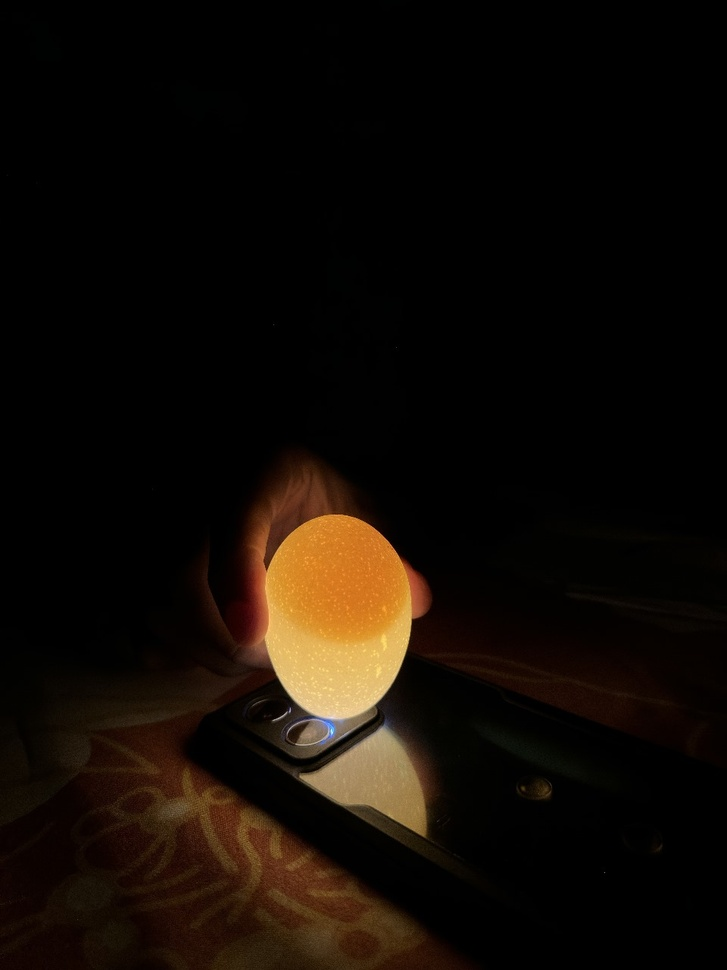
#> input picture eggimg1.jpeg, 727 x 970 px, shrunk from 960 x 1280 before the run, found by its file name
$ python bit_plane.py
#> lines starting #> are read from the running program, lines starting #| are printed output that depends on the picture; after the words box and inside, x2 and y2 are one past the last pixel; in counts of white or black regions, pixels touching at a corner belong together
import cv2
import matplotlib.pyplot as plt
import numpy as np

img = cv2.imread("eggimg1.jpeg", 0)
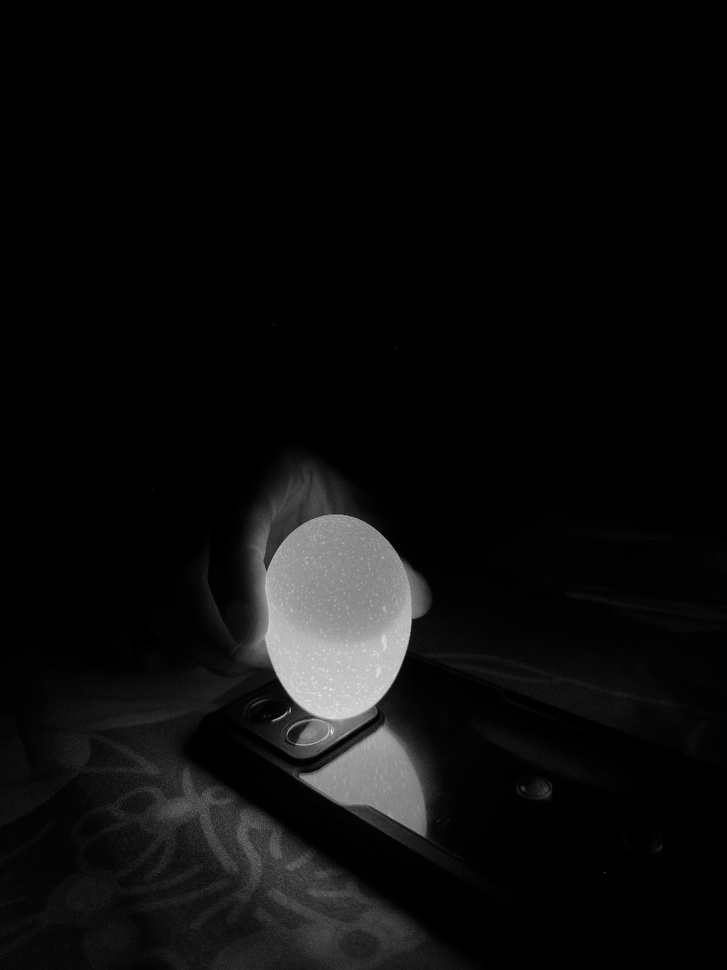
#> img: shape (970, 727); min 0, max 235, mean 12.5
lst = []
for i in range(img.shape[0]):
    for j in range(img.shape[1]):
        lst.append(np.binary_repr(img[i][j], width=8))
#> after the loop, lst = 705190 items

bit_img_8 = (np.array([int(i[0]) for i in lst], dtype=np.uint8) * 128).reshape(img.shape[0], img.shape[1])
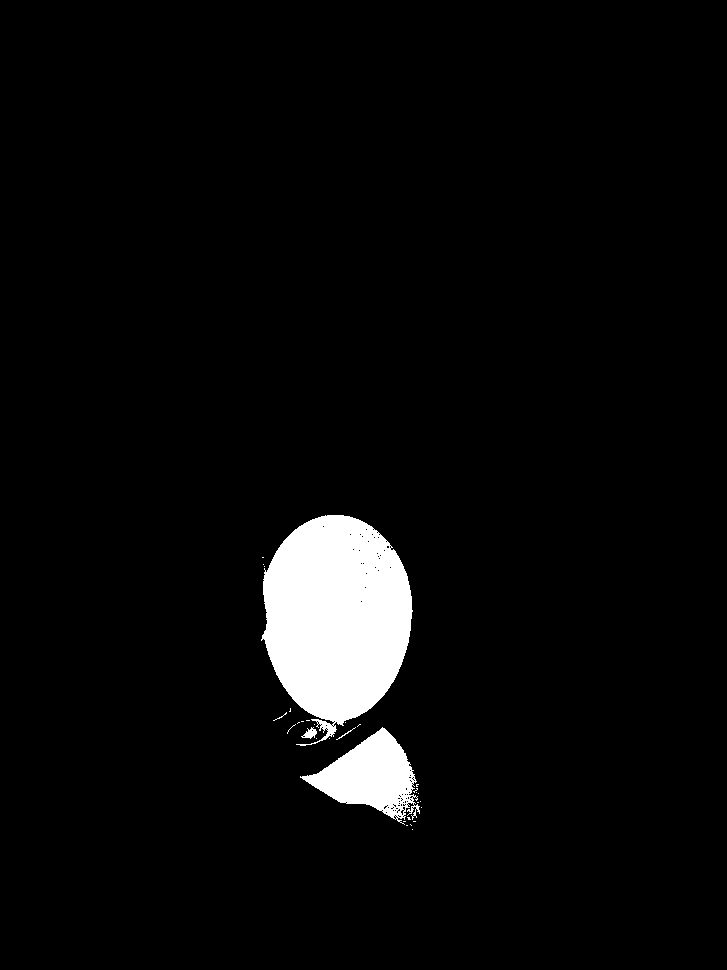
#> bit_img_8: shape (970, 727); values 0 (black) and 128 (white), 4.3% white; 31 white regions (27 under 20 px), largest, box (x1, y1, x2, y2) and area: (261, 515, 413, 746) 24413, (300, 727, 420, 825) 5630, (301, 727, 317, 739) 99, (336, 727, 356, 740) 28
bit_img_7 = (np.array([int(i[1]) for i in lst], dtype=np.uint8) * 64).reshape(img.shape[0], img.shape[1])
#> bit_img_7: shape (970, 727); values 0 (black) and 64 (white), 2.3% white; 552 white regions (527 under 20 px), largest, box (x1, y1, x2, y2) and area: (275, 648, 403, 758) 5756, (249, 489, 289, 669) 1752, (299, 721, 427, 837) 1681
bit_img_6 = (np.array([int(i[2]) for i in lst], dtype=np.uint8) * 32).reshape(img.shape[0], img.shape[1])
#> bit_img_6: shape (970, 727); values 0 (black) and 32 (white), 5.5% white; 1009 white regions (985 under 20 px), largest, box (x1, y1, x2, y2) and area: (116, 745, 424, 970) 18767, (235, 464, 421, 679) 11459, (308, 714, 435, 845) 3112
bit_img_5 = (np.array([int(i[3]) for i in lst], dtype=np.uint8) * 16).reshape(img.shape[0], img.shape[1])
#> bit_img_5: shape (970, 727); values 0 (black) and 16 (white), 9.7% white; 1661 white regions (1617 under 20 px), largest, box (x1, y1, x2, y2) and area: (53, 457, 463, 970) 50586, (256, 682, 441, 861) 6257, (444, 658, 642, 713) 1964
bit_img_4 = (np.array([int(i[4]) for i in lst], dtype=np.uint8) * 8).reshape(img.shape[0], img.shape[1])
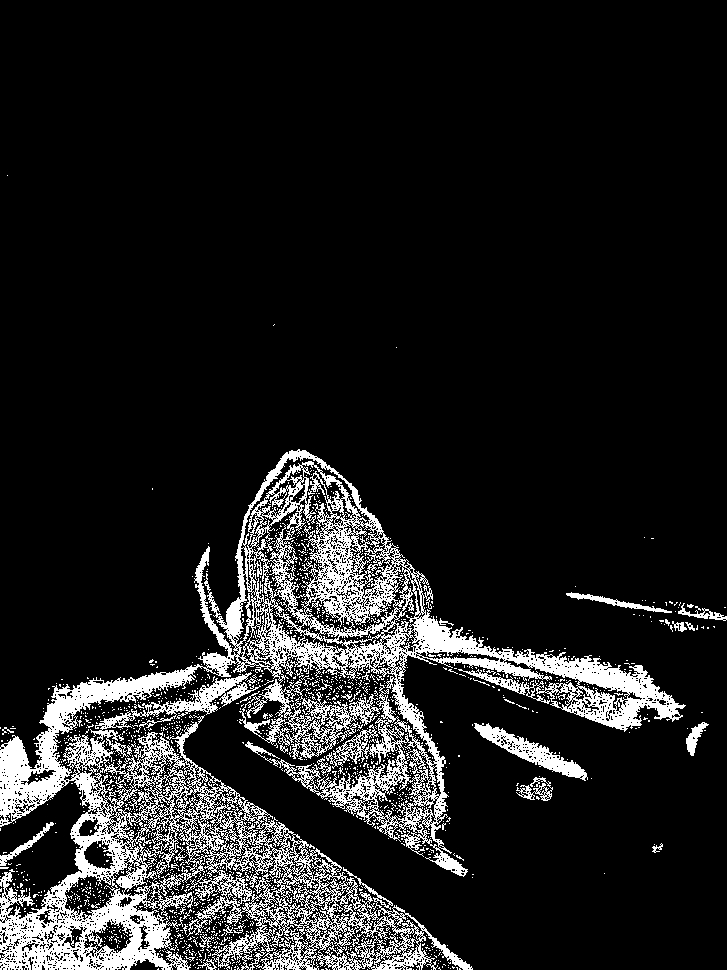
#> bit_img_4: shape (970, 727); values 0 (black) and 8 (white), 12.5% white; 1507 white regions (1467 under 20 px), largest, box (x1, y1, x2, y2) and area: (0, 449, 686, 970) 79738, (474, 723, 588, 781) 1691, (566, 592, 672, 613) 474
bit_img_3 = (np.array([int(i[5]) for i in lst], dtype=np.uint8) * 4).reshape(img.shape[0], img.shape[1])
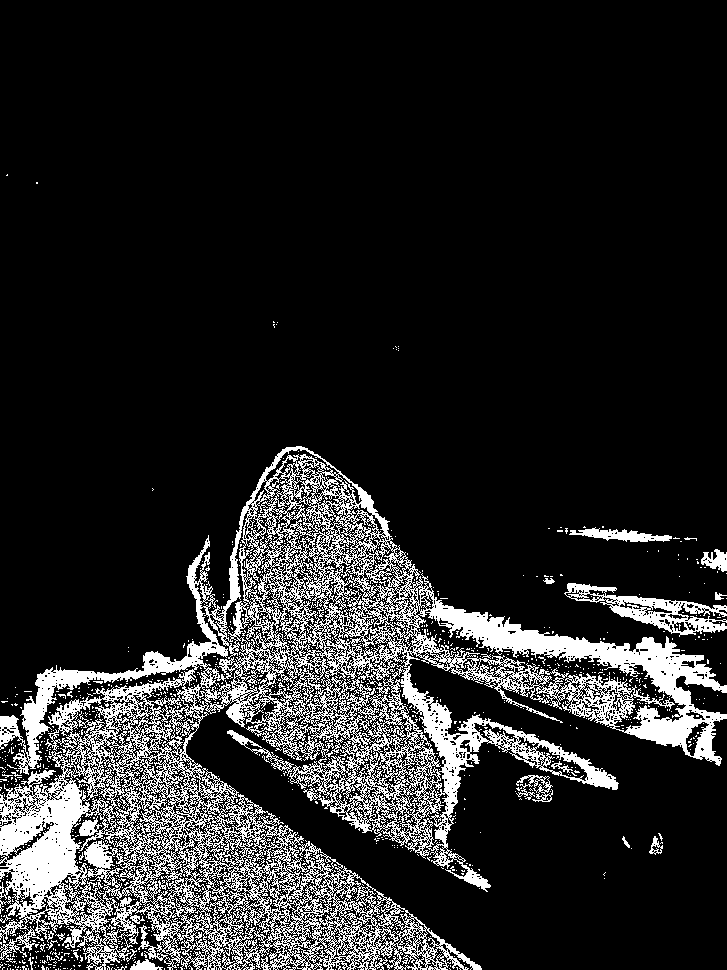
#> bit_img_3: shape (970, 727); values 0 (black) and 4 (white), 15.2% white; 1099 white regions (1068 under 20 px), largest, box (x1, y1, x2, y2) and area: (0, 446, 727, 970) 99217, (564, 583, 727, 637) 2727, (569, 527, 672, 542) 746
bit_img_2 = (np.array([int(i[6]) for i in lst], dtype=np.uint8) * 2).reshape(img.shape[0], img.shape[1])
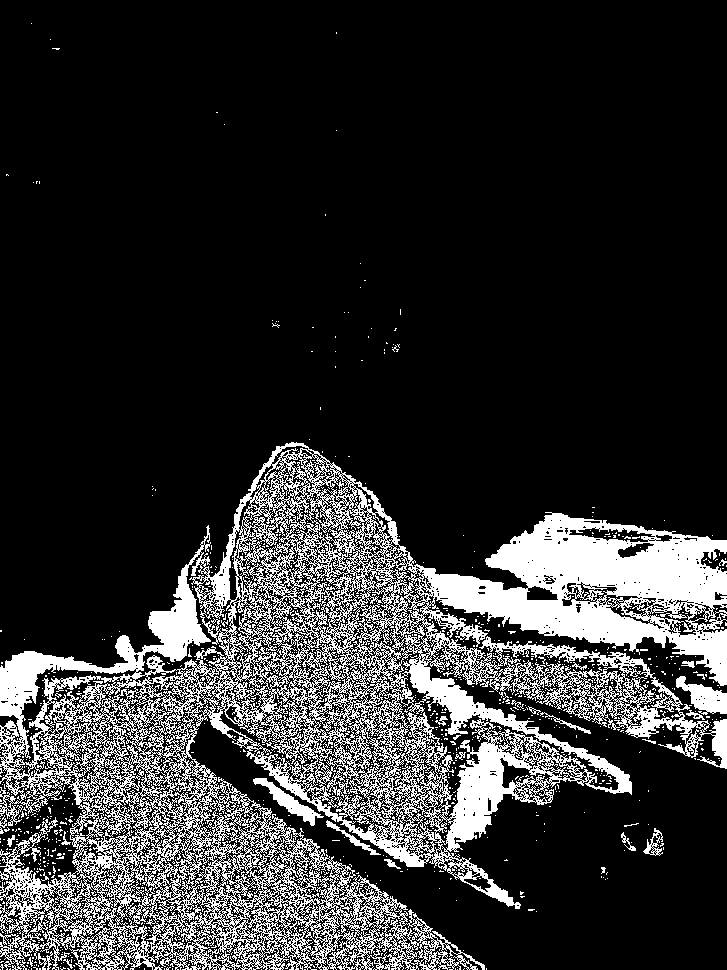
#> bit_img_2: shape (970, 727); values 0 (black) and 2 (white), 19.2% white; 1124 white regions (1092 under 20 px), largest, box (x1, y1, x2, y2) and area: (0, 442, 727, 970) 129073, (676, 676, 727, 715) 986, (253, 778, 324, 826) 810
bit_img_1 = (np.array([int(i[7]) for i in lst], dtype=np.uint8) * 1).reshape(img.shape[0], img.shape[1])
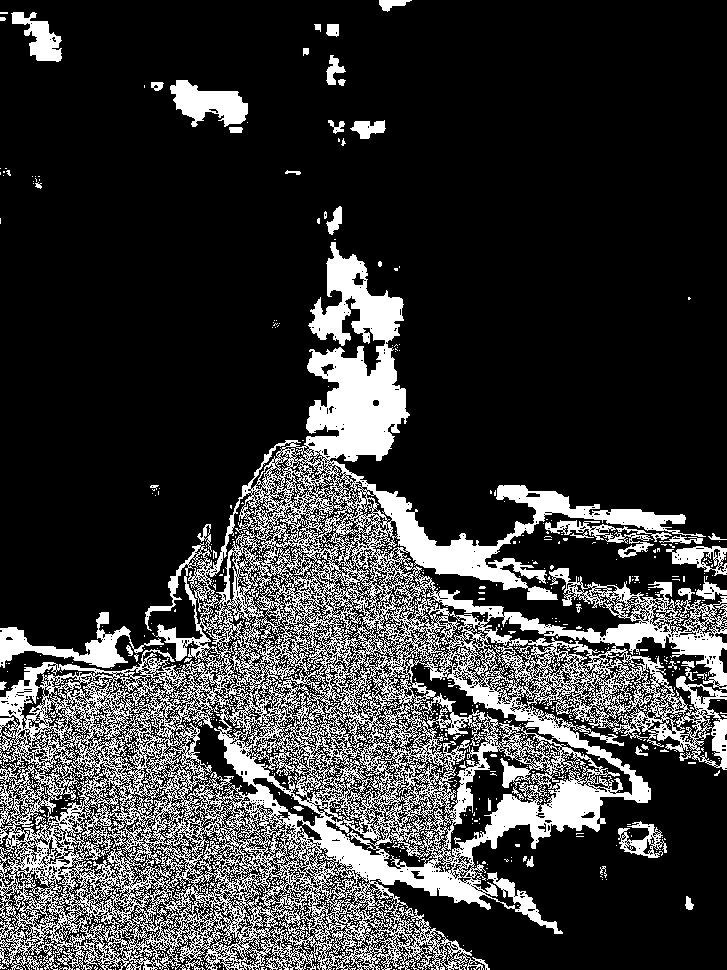
#> bit_img_1: shape (970, 727); values 0 (black) and 1 (white), 22.3% white; 1047 white regions (999 under 20 px), largest, box (x1, y1, x2, y2) and area: (0, 242, 727, 970) 142963, (0, 612, 164, 668) 2555, (170, 80, 248, 127) 2118

fig, axs = plt.subplots(2, 4, figsize=(16, 8))

axs[0, 0].imshow(bit_img_8, cmap='gray')
axs[0, 0].set_title('Bit 8')

axs[0, 1].imshow(bit_img_7, cmap='gray')
axs[0, 1].set_title('Bit 7')

axs[0, 2].imshow(bit_img_6, cmap='gray')
axs[0, 2].set_title('Bit 6')

axs[0, 3].imshow(bit_img_5, cmap='gray')
axs[0, 3].set_title('Bit 5')

axs[1, 0].imshow(bit_img_4, cmap='gray')
axs[1, 0].set_title('Bit 4')

axs[1, 1].imshow(bit_img_3, cmap='gray')
axs[1, 1].set_title('Bit 3')

axs[1, 2].imshow(bit_img_2, cmap='gray')
axs[1, 2].set_title('Bit 2')

axs[1, 3].imshow(bit_img_1, cmap='gray')
axs[1, 3].set_title('Bit 1')

plt.tight_layout()
plt.show()
